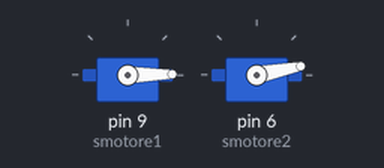
Simulated run of this sketch. Board: Arduino Uno, built with avr-gcc and run on an emulated ATmega328P. Parts: 2 × servo.

Above: at 0.05 s.
At 0.9 s:
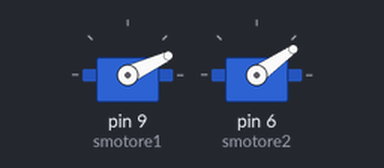
At 1.75 s:
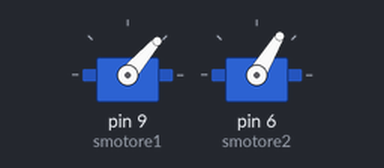
At 3.5 s:
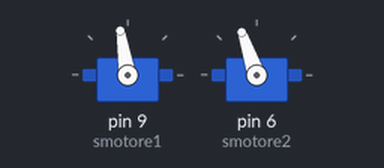
Timing chart, 0 to 8.1 s (numbered marks = the images above):
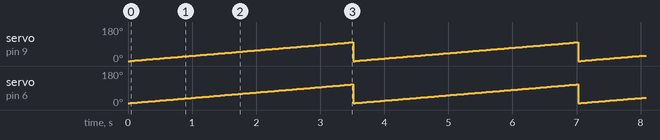

Measured:
- by itself, servo on pin 9 (smotore1): ramps from 0° to 99° and jumps back, once every 3.5 s
- by itself, servo on pin 6 (smotore2): ramps from 10° to 109° and jumps back, once every 3.5 s

The sketch:

Servo2motori.ino
```cpp
#include <Servo.h>

Servo smotore1;
Servo smotore2;
int pos;

void setup()
{
  smotore1.attach(9);
  smotore2.attach(6);
}
void loop()
{
  for(pos = 0; pos < 100; pos++)
  {
    smotore1.write(pos);
    smotore2.write(pos+10);
    delay(35);
  }
  for(pos = 0; pos>=185; pos--)
  {
    smotore1.write(pos);
    smotore2.write(pos+10);
    delay(20);
  }
}
```
